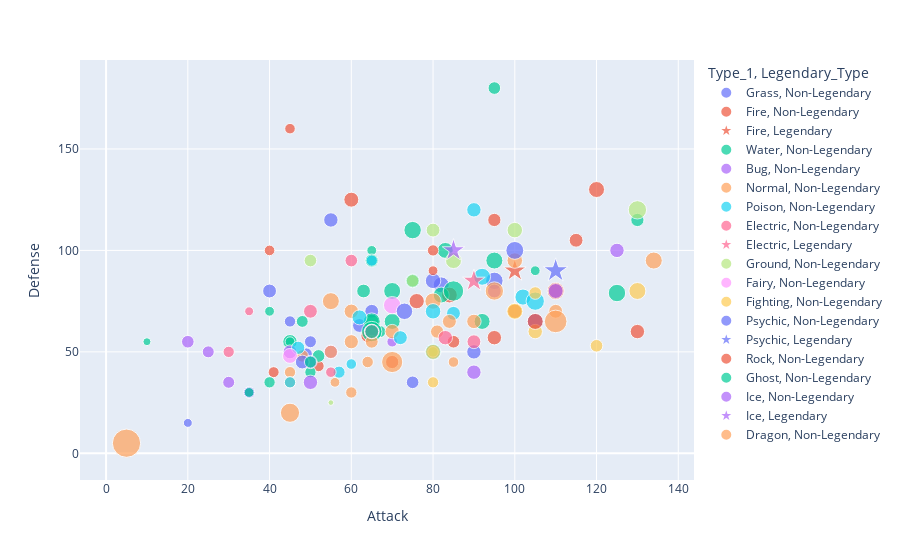

Notebook cell for this chart:
### Markdown cell above
#### **Scatterplot - Basic**

### Code cell
px.scatter(
    data_frame=df_gen_1,
    x='Attack',
    y='Defense',
    color='Type_1',
    size='HP',
    hover_name = 'Name',
    symbol='Legendary_Type',
    symbol_map={
        'Legendary': 'star',
        'Non-Legendary': 'circle'
    }
)

### Figure 1 — Plotly figure (JSON) as saved in the notebook; plotly's stock layout.template omitted (floating-point values rounded to 4 significant figures)
{"data": [{"hovertemplate": "<b>%{hovertext}</b><br><br>Type_1=Grass<br>Legendary_Type=Non-Legendary<br>Attack=%{x}<br>Defense=%{y}<br>HP=%{marker.size}<extra></extra>", "hovertext": ["Bulbasaur", "Ivysaur", "Venusaur", "Oddish", "Gloom", "Vileplume", "Bellsprout", "Weepinbell", "Victreebel", "Exeggcute", "Exeggutor", "Tangela"], "legendgroup": "Grass, Non-Legendary", "marker": {"color": "#636efa", "size": [45, 60, 80, 45, 60, 75, 50, 65, 80, 60, 95, 65], "sizemode": "area", "sizeref": 0.625, "symbol": "circle"}, "mode": "markers", "name": "Grass, Non-Legendary", "orientation": "v", "showlegend": true, "type": "scatter", "x": [49, 62, 82, 50, 65, 80, 75, 90, 105, 40, 95, 55], "xaxis": "x", "y": [49, 63, 83, 55, 70, 85, 35, 50, 65, 80, 85, 115], "yaxis": "y"}, {"hovertemplate": "<b>%{hovertext}</b><br><br>Type_1=Fire<br>Legendary_Type=Non-Legendary<br>Attack=%{x}<br>Defense=%{y}<br>HP=%{marker.size}<extra></extra>", "hovertext": ["Charmander", "Charmeleon", "Charizard", "Vulpix", "Ninetales", "Growlithe", "Arcanine", "Ponyta", "Rapidash", "Magmar", "Flareon"], "legendgroup": "Fire, Non-Legendary", "marker": {"color": "#EF553B", "size": [39, 58, 78, 38, 73, 55, 90, 50, 65, 65, 65], "sizemode": "area", "sizeref": 0.625, "symbol": "circle"}, "mode": "markers", "name": "Fire, Non-Legendary", "orientation": "v", "showlegend": true, "type": "scatter", "x": [52, 64, 84, 41, 76, 70, 110, 85, 100, 95, 130], "xaxis": "x", "y": [43, 58, 78, 40, 75, 45, 80, 55, 70, 57, 60], "yaxis": "y"}, {"hovertemplate": "<b>%{hovertext}</b><br><br>Type_1=Fire<br>Legendary_Type=Legendary<br>Attack=%{x}<br>Defense=%{y}<br>HP=%{marker.size}<extra></extra>", "hovertext": ["Moltres"], "legendgroup": "Fire, Legendary", "marker": {"color": "#EF553B", "size": [90], "sizemode": "area", "sizeref": 0.625, "symbol": "star"}, "mode": "markers", "name": "Fire, Legendary", "orientation": "v", "showlegend": true, "type": "scatter", "x": [100], "xaxis": "x", "y": [90], "yaxis": "y"}, {"hovertemplate": "<b>%{hovertext}</b><br><br>Type_1=Water<br>Legendary_Type=Non-Legendary<br>Attack=%{x}<br>Defense=%{y}<br>HP=%{marker.size}<extra></extra>", "hovertext": ["Squirtle", "Wartortle", "Blastoise", "Psyduck", "Golduck", "Poliwag", "Poliwhirl", "Poliwrath", "Tentacool", "Tentacruel", "Slowpoke", "Slowbro", "Seel", "Dewgong", "Shellder", "Cloyster", "Krabby", "Kingler", "Horsea", "Seadra", "Goldeen", "Seaking", "Staryu", "Starmie", "Magikarp", "Gyarados", "Lapras", "Vaporeon"], "legendgroup": "Water, Non-Legendary", "marker": {"color": "#00cc96", "size": [44, 59, 79, 50, 80, 40, 65, 90, 40, 80, 90, 95, 65, 90, 30, 50, 30, 55, 30, 55, 45, 80, 30, 60, 20, 95, 130, 130], "sizemode": "area", "sizeref": 0.625, "symbol": "circle"}, "mode": "markers", "name": "Water, Non-Legendary", "orientation": "v", "showlegend": true, "type": "scatter", "x": [48, 63, 83, 52, 82, 50, 65, 95, 40, 70, 65, 75, 45, 70, 65, 95, 105, 130, 40, 65, 67, 92, 45, 75, 10, 125, 85, 65], "xaxis": "x", "y": [65, 80, 100, 48, 78, 40, 65, 95, 35, 65, 65, 110, 55, 80, 100, 180, 90, 115, 70, 95, 60, 65, 55, 85, 55, 79, 80, 60], "yaxis": "y"}, {"hovertemplate": "<b>%{hovertext}</b><br><br>Type_1=Bug<br>Legendary_Type=Non-Legendary<br>Attack=%{x}<br>Defense=%{y}<br>HP=%{marker.size}<extra></extra>", "hovertext": ["Caterpie", "Metapod", "Butterfree", "Weedle", "Kakuna", "Beedrill", "Paras", "Parasect", "Venonat", "Venomoth", "Scyther", "Pinsir"], "legendgroup": "Bug, Non-Legendary", "marker": {"color": "#ab63fa", "size": [45, 50, 60, 40, 45, 65, 35, 60, 60, 70, 70, 65], "sizemode": "area", "sizeref": 0.625, "symbol": "circle"}, "mode": "markers", "name": "Bug, Non-Legendary", "orientation": "v", "showlegend": true, "type": "scatter", "x": [30, 20, 45, 35, 25, 90, 70, 95, 55, 65, 110, 125], "xaxis": "x", "y": [35, 55, 50, 30, 50, 40, 55, 80, 50, 60, 80, 100], "yaxis": "y"}, {"hovertemplate": "<b>%{hovertext}</b><br><br>Type_1=Normal<br>Legendary_Type=Non-Legendary<br>Attack=%{x}<br>Defense=%{y}<br>HP=%{marker.size}<extra></extra>", "hovertext": ["Pidgey", "Pidgeotto", "Pidgeot", "Rattata", "Raticate", "Spearow", "Fearow", "Jigglypuff", "Wigglytuff", "Meowth", "Persian", "Farfetch'd", "Doduo", "Dodrio", "Lickitung", "Chansey", "Kangaskhan", "Tauros", "Ditto", "Eevee", "Porygon", "Snorlax"], "legendgroup": "Normal, Non-Legendary", "marker": {"color": "#FFA15A", "size": [40, 63, 83, 30, 55, 40, 65, 115, 140, 40, 65, 52, 35, 60, 90, 250, 105, 75, 48, 55, 65, 160], "sizemode": "area", "sizeref": 0.625, "symbol": "circle"}, "mode": "markers", "name": "Normal, Non-Legendary", "orientation": "v", "showlegend": true, "type": "scatter", "x": [45, 60, 80, 56, 81, 60, 90, 45, 70, 45, 70, 65, 85, 110, 55, 5, 95, 100, 48, 55, 60, 110], "xaxis": "x", "y": [40, 55, 75, 35, 60, 30, 65, 20, 45, 35, 60, 55, 45, 70, 75, 5, 80, 95, 48, 50, 70, 65], "yaxis": "y"}, {"hovertemplate": "<b>%{hovertext}</b><br><br>Type_1=Poison<br>Legendary_Type=Non-Legendary<br>Attack=%{x}<br>Defense=%{y}<br>HP=%{marker.size}<extra></extra>", "hovertext": ["Ekans", "Arbok", "Nidoran♀", "Nidorina", "Nidoqueen", "Nidoran♂", "Nidorino", "Nidoking", "Zubat", "Golbat", "Grimer", "Muk", "Koffing", "Weezing"], "legendgroup": "Poison, Non-Legendary", "marker": {"color": "#19d3f3", "size": [35, 60, 55, 70, 90, 46, 61, 81, 40, 75, 80, 105, 40, 65], "sizemode": "area", "sizeref": 0.625, "symbol": "circle"}, "mode": "markers", "name": "Poison, Non-Legendary", "orientation": "v", "showlegend": true, "type": "scatter", "x": [60, 85, 47, 62, 92, 57, 72, 102, 45, 80, 80, 105, 65, 90], "xaxis": "x", "y": [44, 69, 52, 67, 87, 40, 57, 77, 35, 70, 50, 75, 95, 120], "yaxis": "y"}, {"hovertemplate": "<b>%{hovertext}</b><br><br>Type_1=Electric<br>Legendary_Type=Non-Legendary<br>Attack=%{x}<br>Defense=%{y}<br>HP=%{marker.size}<extra></extra>", "hovertext": ["Pikachu", "Raichu", "Magnemite", "Magneton", "Voltorb", "Electrode", "Electabuzz", "Jolteon"], "legendgroup": "Electric, Non-Legendary", "marker": {"color": "#FF6692", "size": [35, 60, 25, 50, 40, 60, 65, 65], "sizemode": "area", "sizeref": 0.625, "symbol": "circle"}, "mode": "markers", "name": "Electric, Non-Legendary", "orientation": "v", "showlegend": true, "type": "scatter", "x": [55, 90, 35, 60, 30, 50, 83, 65], "xaxis": "x", "y": [40, 55, 70, 95, 50, 70, 57, 60], "yaxis": "y"}, {"hovertemplate": "<b>%{hovertext}</b><br><br>Type_1=Electric<br>Legendary_Type=Legendary<br>Attack=%{x}<br>Defense=%{y}<br>HP=%{marker.size}<extra></extra>", "hovertext": ["Zapdos"], "legendgroup": "Electric, Legendary", "marker": {"color": "#FF6692", "size": [90], "sizemode": "area", "sizeref": 0.625, "symbol": "star"}, "mode": "markers", "name": "Electric, Legendary", "orientation": "v", "showlegend": true, "type": "scatter", "x": [90], "xaxis": "x", "y": [85], "yaxis": "y"}, {"hovertemplate": "<b>%{hovertext}</b><br><br>Type_1=Ground<br>Legendary_Type=Non-Legendary<br>Attack=%{x}<br>Defense=%{y}<br>HP=%{marker.size}<extra></extra>", "hovertext": ["Sandshrew", "Sandslash", "Diglett", "Dugtrio", "Cubone", "Marowak", "Rhyhorn", "Rhydon"], "legendgroup": "Ground, Non-Legendary", "marker": {"color": "#B6E880", "size": [50, 75, 10, 35, 50, 60, 80, 105], "sizemode": "area", "sizeref": 0.625, "symbol": "circle"}, "mode": "markers", "name": "Ground, Non-Legendary", "orientation": "v", "showlegend": true, "type": "scatter", "x": [75, 100, 55, 80, 50, 80, 85, 130], "xaxis": "x", "y": [85, 110, 25, 50, 95, 110, 95, 120], "yaxis": "y"}, {"hovertemplate": "<b>%{hovertext}</b><br><br>Type_1=Fairy<br>Legendary_Type=Non-Legendary<br>Attack=%{x}<br>Defense=%{y}<br>HP=%{marker.size}<extra></extra>", "hovertext": ["Clefairy", "Clefable"], "legendgroup": "Fairy, Non-Legendary", "marker": {"color": "#FF97FF", "size": [70, 95], "sizemode": "area", "sizeref": 0.625, "symbol": "circle"}, "mode": "markers", "name": "Fairy, Non-Legendary", "orientation": "v", "showlegend": true, "type": "scatter", "x": [45, 70], "xaxis": "x", "y": [48, 73], "yaxis": "y"}, {"hovertemplate": "<b>%{hovertext}</b><br><br>Type_1=Fighting<br>Legendary_Type=Non-Legendary<br>Attack=%{x}<br>Defense=%{y}<br>HP=%{marker.size}<extra></extra>", "hovertext": ["Mankey", "Primeape", "Machop", "Machoke", "Machamp", "Hitmonlee", "Hitmonchan"], "legendgroup": "Fighting, Non-Legendary", "marker": {"color": "#FECB52", "size": [40, 65, 70, 80, 90, 50, 50], "sizemode": "area", "sizeref": 0.625, "symbol": "circle"}, "mode": "markers", "name": "Fighting, Non-Legendary", "orientation": "v", "showlegend": true, "type": "scatter", "x": [80, 105, 80, 100, 130, 120, 105], "xaxis": "x", "y": [35, 60, 50, 70, 80, 53, 79], "yaxis": "y"}, {"hovertemplate": "<b>%{hovertext}</b><br><br>Type_1=Psychic<br>Legendary_Type=Non-Legendary<br>Attack=%{x}<br>Defense=%{y}<br>HP=%{marker.size}<extra></extra>", "hovertext": ["Abra", "Kadabra", "Alakazam", "Drowzee", "Hypno", "Mr. Mime", "Mew"], "legendgroup": "Psychic, Non-Legendary", "marker": {"color": "#636efa", "size": [25, 40, 55, 60, 85, 40, 100], "sizemode": "area", "sizeref": 0.625, "symbol": "circle"}, "mode": "markers", "name": "Psychic, Non-Legendary", "orientation": "v", "showlegend": true, "type": "scatter", "x": [20, 35, 50, 48, 73, 45, 100], "xaxis": "x", "y": [15, 30, 45, 45, 70, 65, 100], "yaxis": "y"}, {"hovertemplate": "<b>%{hovertext}</b><br><br>Type_1=Psychic<br>Legendary_Type=Legendary<br>Attack=%{x}<br>Defense=%{y}<br>HP=%{marker.size}<extra></extra>", "hovertext": ["Mewtwo"], "legendgroup": "Psychic, Legendary", "marker": {"color": "#636efa", "size": [106], "sizemode": "area", "sizeref": 0.625, "symbol": "star"}, "mode": "markers", "name": "Psychic, Legendary", "orientation": "v", "showlegend": true, "type": "scatter", "x": [110], "xaxis": "x", "y": [90], "yaxis": "y"}, {"hovertemplate": "<b>%{hovertext}</b><br><br>Type_1=Rock<br>Legendary_Type=Non-Legendary<br>Attack=%{x}<br>Defense=%{y}<br>HP=%{marker.size}<extra></extra>", "hovertext": ["Geodude", "Graveler", "Golem", "Onix", "Omanyte", "Omastar", "Kabuto", "Kabutops", "Aerodactyl"], "legendgroup": "Rock, Non-Legendary", "marker": {"color": "#EF553B", "size": [40, 55, 80, 35, 35, 70, 30, 60, 80], "sizemode": "area", "sizeref": 0.625, "symbol": "circle"}, "mode": "markers", "name": "Rock, Non-Legendary", "orientation": "v", "showlegend": true, "type": "scatter", "x": [80, 95, 120, 45, 40, 60, 80, 115, 105], "xaxis": "x", "y": [100, 115, 130, 160, 100, 125, 90, 105, 65], "yaxis": "y"}, {"hovertemplate": "<b>%{hovertext}</b><br><br>Type_1=Ghost<br>Legendary_Type=Non-Legendary<br>Attack=%{x}<br>Defense=%{y}<br>HP=%{marker.size}<extra></extra>", "hovertext": ["Gastly", "Haunter", "Gengar"], "legendgroup": "Ghost, Non-Legendary", "marker": {"color": "#00cc96", "size": [30, 45, 60], "sizemode": "area", "sizeref": 0.625, "symbol": "circle"}, "mode": "markers", "name": "Ghost, Non-Legendary", "orientation": "v", "showlegend": true, "type": "scatter", "x": [35, 50, 65], "xaxis": "x", "y": [30, 45, 60], "yaxis": "y"}, {"hovertemplate": "<b>%{hovertext}</b><br><br>Type_1=Ice<br>Legendary_Type=Non-Legendary<br>Attack=%{x}<br>Defense=%{y}<br>HP=%{marker.size}<extra></extra>", "hovertext": ["Jynx"], "legendgroup": "Ice, Non-Legendary", "marker": {"color": "#ab63fa", "size": [65], "sizemode": "area", "sizeref": 0.625, "symbol": "circle"}, "mode": "markers", "name": "Ice, Non-Legendary", "orientation": "v", "showlegend": true, "type": "scatter", "x": [50], "xaxis": "x", "y": [35], "yaxis": "y"}, {"hovertemplate": "<b>%{hovertext}</b><br><br>Type_1=Ice<br>Legendary_Type=Legendary<br>Attack=%{x}<br>Defense=%{y}<br>HP=%{marker.size}<extra></extra>", "hovertext": ["Articuno"], "legendgroup": "Ice, Legendary", "marker": {"color": "#ab63fa", "size": [90], "sizemode": "area", "sizeref": 0.625, "symbol": "star"}, "mode": "markers", "name": "Ice, Legendary", "orientation": "v", "showlegend": true, "type": "scatter", "x": [85], "xaxis": "x", "y": [100], "yaxis": "y"}, {"hovertemplate": "<b>%{hovertext}</b><br><br>Type_1=Dragon<br>Legendary_Type=Non-Legendary<br>Attack=%{x}<br>Defense=%{y}<br>HP=%{marker.size}<extra></extra>", "hovertext": ["Dratini", "Dragonair", "Dragonite"], "legendgroup": "Dragon, Non-Legendary", "marker": {"color": "#FFA15A", "size": [41, 61, 91], "sizemode": "area", "sizeref": 0.625, "symbol": "circle"}, "mode": "markers", "name": "Dragon, Non-Legendary", "orientation": "v", "showlegend": true, "type": "scatter", "x": [64, 84, 134], "xaxis": "x", "y": [45, 65, 95], "yaxis": "y"}], "layout": {"legend": {"itemsizing": "constant", "title": {"text": "Type_1, Legendary_Type"}, "tracegroupgap": 0}, "margin": {"t": 60}, "xaxis": {"anchor": "y", "domain": [0, 1], "title": {"text": "Attack"}}, "yaxis": {"anchor": "x", "domain": [0, 1], "title": {"text": "Defense"}}}}
